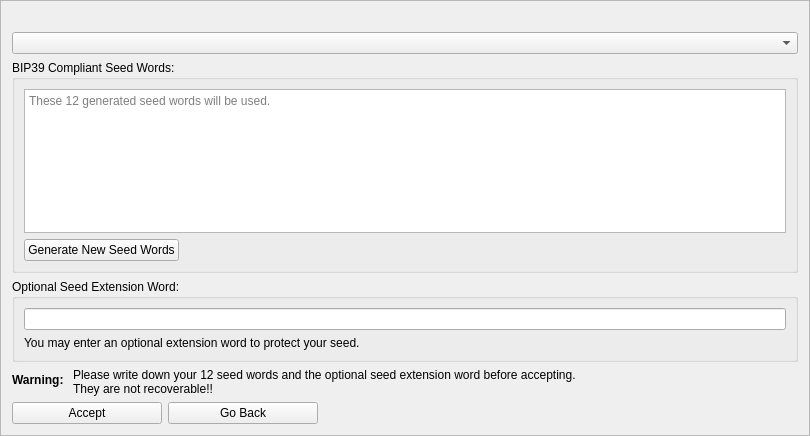
<?xml version="1.0" encoding="UTF-8"?>
<ui version="4.0">
 <class>MnemonicDialog2</class>
 <widget class="QFrame" name="MnemonicDialog2">
  <property name="geometry">
   <rect>
    <x>0</x>
    <y>0</y>
    <width>810</width>
    <height>436</height>
   </rect>
  </property>
  <property name="windowTitle">
   <string>New HD Wallet Creation</string>
  </property>
  <property name="frameShape">
   <enum>QFrame::StyledPanel</enum>
  </property>
  <property name="frameShadow">
   <enum>QFrame::Raised</enum>
  </property>
  <layout class="QVBoxLayout" name="verticalLayout">
   <item>
    <widget class="QLabel" name="lblHelp">
     <property name="palette">
      <palette>
       <active>
        <colorrole role="WindowText">
         <brush brushstyle="SolidPattern">
          <color alpha="255">
           <red>239</red>
           <green>41</green>
           <blue>41</blue>
          </color>
         </brush>
        </colorrole>
        <colorrole role="Text">
         <brush brushstyle="SolidPattern">
          <color alpha="255">
           <red>239</red>
           <green>41</green>
           <blue>41</blue>
          </color>
         </brush>
        </colorrole>
        <colorrole role="ButtonText">
         <brush brushstyle="SolidPattern">
          <color alpha="255">
           <red>239</red>
           <green>41</green>
           <blue>41</blue>
          </color>
         </brush>
        </colorrole>
       </active>
       <inactive>
        <colorrole role="WindowText">
         <brush brushstyle="SolidPattern">
          <color alpha="255">
           <red>239</red>
           <green>41</green>
           <blue>41</blue>
          </color>
         </brush>
        </colorrole>
        <colorrole role="Text">
         <brush brushstyle="SolidPattern">
          <color alpha="255">
           <red>239</red>
           <green>41</green>
           <blue>41</blue>
          </color>
         </brush>
        </colorrole>
        <colorrole role="ButtonText">
         <brush brushstyle="SolidPattern">
          <color alpha="255">
           <red>239</red>
           <green>41</green>
           <blue>41</blue>
          </color>
         </brush>
        </colorrole>
       </inactive>
       <disabled>
        <colorrole role="WindowText">
         <brush brushstyle="SolidPattern">
          <color alpha="255">
           <red>190</red>
           <green>190</green>
           <blue>190</blue>
          </color>
         </brush>
        </colorrole>
        <colorrole role="Text">
         <brush brushstyle="SolidPattern">
          <color alpha="255">
           <red>190</red>
           <green>190</green>
           <blue>190</blue>
          </color>
         </brush>
        </colorrole>
        <colorrole role="ButtonText">
         <brush brushstyle="SolidPattern">
          <color alpha="255">
           <red>190</red>
           <green>190</green>
           <blue>190</blue>
          </color>
         </brush>
        </colorrole>
       </disabled>
      </palette>
     </property>
     <property name="text">
      <string/>
     </property>
    </widget>
   </item>
   <item>
    <widget class="QComboBox" name="languageSeedWords"/>
   </item>
   <item>
    <widget class="QGroupBox" name="groupBox">
     <property name="title">
      <string>BIP39 Compliant Seed Words:</string>
     </property>
     <layout class="QGridLayout" name="gridLayout_3">
      <item row="2" column="0">
       <layout class="QHBoxLayout" name="horizontalLayout">
        <item>
         <widget class="QPushButton" name="generateButton">
          <property name="minimumSize">
           <size>
            <width>150</width>
            <height>0</height>
           </size>
          </property>
          <property name="text">
           <string>Generate New Seed Words</string>
          </property>
          <property name="checkable">
           <bool>false</bool>
          </property>
         </widget>
        </item>
        <item>
         <spacer name="horizontalSpacer_2">
          <property name="orientation">
           <enum>Qt::Horizontal</enum>
          </property>
          <property name="sizeHint" stdset="0">
           <size>
            <width>40</width>
            <height>20</height>
           </size>
          </property>
         </spacer>
        </item>
       </layout>
      </item>
      <item row="0" column="0">
       <widget class="QPlainTextEdit" name="seedwordsText">
        <property name="readOnly">
         <bool>true</bool>
        </property>
        <property name="placeholderText">
         <string>These 12 generated seed words will be used.</string>
        </property>
       </widget>
      </item>
     </layout>
    </widget>
   </item>
   <item>
    <spacer name="verticalSpacer">
     <property name="orientation">
      <enum>Qt::Vertical</enum>
     </property>
     <property name="sizeHint" stdset="0">
      <size>
       <width>20</width>
       <height>5</height>
      </size>
     </property>
    </spacer>
   </item>
   <item>
    <spacer name="verticalSpacer_3">
     <property name="orientation">
      <enum>Qt::Vertical</enum>
     </property>
     <property name="sizeHint" stdset="0">
      <size>
       <width>20</width>
       <height>5</height>
      </size>
     </property>
    </spacer>
   </item>
   <item>
    <widget class="QGroupBox" name="groupBox_2">
     <property name="title">
      <string>Optional Seed Extension Word:</string>
     </property>
     <layout class="QVBoxLayout" name="verticalLayout_2">
      <item>
       <widget class="QLineEdit" name="passphraseEdit">
        <property name="toolTip">
         <string>A 12 word seed phrase is a useful way of backing up a wallet, because it is a system for generating the keys to all Pejecoin and Assets. However, anyone who finds/learns your seed phrase will likewise have control of your wallet. For this reason, some users choose to add another level of security to these 12 words. Unlike your 12 word phrase, which is generated randomly, this 13th word (known as the Seed Extension Word) is something the user comes up with themselves and memorizes, or stores separately from their seed phrase.
                
                The Seed Extension Word is like adding a password to your randomly generated seed phrase. If someone finds your written 12 word seed phrase, but you’ve chosen to use a Seed Extension Word, they will not be able to access your wallet.</string>
        </property>
       </widget>
      </item>
      <item>
       <widget class="QLabel" name="passphraseLabel">
        <property name="text">
         <string>You may enter an optional extension word to protect your seed.</string>
        </property>
       </widget>
      </item>
     </layout>
    </widget>
   </item>
   <item>
    <spacer name="verticalSpacer_5">
     <property name="orientation">
      <enum>Qt::Vertical</enum>
     </property>
     <property name="sizeHint" stdset="0">
      <size>
       <width>20</width>
       <height>40</height>
      </size>
     </property>
    </spacer>
   </item>
   <item>
    <layout class="QFormLayout" name="mnemonicLayout">
     <item row="1" column="0">
      <widget class="QLabel" name="label_3">
       <property name="font">
        <font>
         <weight>75</weight>
         <bold>true</bold>
        </font>
       </property>
       <property name="text">
        <string>Warning: </string>
       </property>
      </widget>
     </item>
     <item row="1" column="1">
      <widget class="QLabel" name="label_2">
       <property name="text">
        <string>Please write down your 12 seed words and the optional seed extension word before accepting.
They are not recoverable!!</string>
       </property>
      </widget>
     </item>
    </layout>
   </item>
   <item>
    <spacer name="verticalSpacer_4">
     <property name="orientation">
      <enum>Qt::Vertical</enum>
     </property>
     <property name="sizeHint" stdset="0">
      <size>
       <width>20</width>
       <height>40</height>
      </size>
     </property>
    </spacer>
   </item>
   <item>
    <layout class="QHBoxLayout" name="horizontalLayout_2">
     <item>
      <widget class="QPushButton" name="acceptButton">
       <property name="minimumSize">
        <size>
         <width>150</width>
         <height>0</height>
        </size>
       </property>
       <property name="maximumSize">
        <size>
         <width>150</width>
         <height>16777215</height>
        </size>
       </property>
       <property name="text">
        <string>Accept</string>
       </property>
       <property name="autoDefault">
        <bool>false</bool>
       </property>
      </widget>
     </item>
     <item>
      <widget class="QPushButton" name="backButton">
       <property name="minimumSize">
        <size>
         <width>150</width>
         <height>0</height>
        </size>
       </property>
       <property name="maximumSize">
        <size>
         <width>150</width>
         <height>16777215</height>
        </size>
       </property>
       <property name="text">
        <string>Go Back</string>
       </property>
      </widget>
     </item>
     <item>
      <spacer name="horizontalSpacer">
       <property name="orientation">
        <enum>Qt::Horizontal</enum>
       </property>
       <property name="sizeHint" stdset="0">
        <size>
         <width>40</width>
         <height>20</height>
        </size>
       </property>
      </spacer>
     </item>
    </layout>
   </item>
   <item>
    <spacer name="verticalSpacer_2">
     <property name="orientation">
      <enum>Qt::Vertical</enum>
     </property>
     <property name="sizeHint" stdset="0">
      <size>
       <width>20</width>
       <height>5</height>
      </size>
     </property>
    </spacer>
   </item>
  </layout>
 </widget>
 <resources/>
 <connections/>
</ui>
